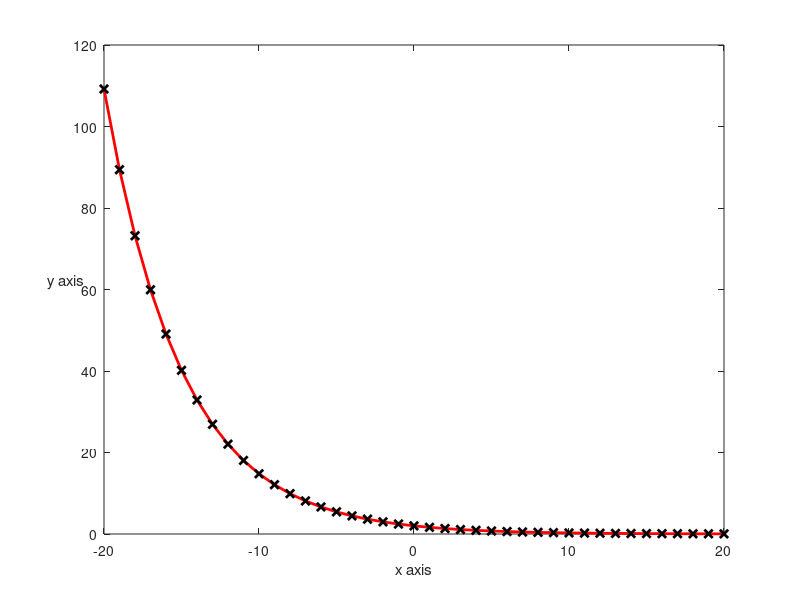

This chart was generated by the following MATLAB code:

clear all; clc;

x = -20:1:20; 
y = 2.*exp(-0.2.*x);

plot(x,y,'Marker','x','MarkerEdgeColor','black','color','red','linewidth',2)

xlabel('x axis')
ylabel('y axis')
set(get(gca,'ylabel'),'rotation',0)